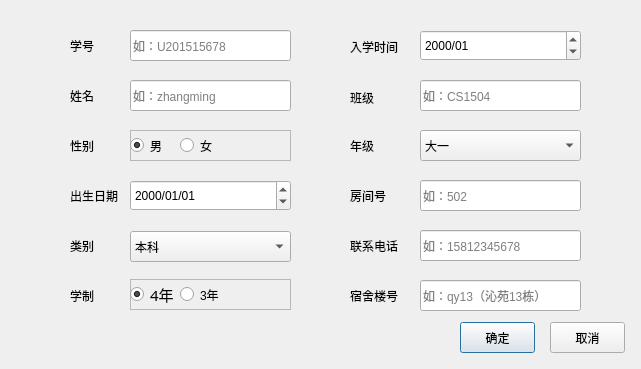
<?xml version="1.0" encoding="UTF-8"?>
<ui version="4.0">
 <class>dlg_1</class>
 <widget class="QDialog" name="dlg_1">
  <property name="geometry">
   <rect>
    <x>0</x>
    <y>0</y>
    <width>641</width>
    <height>369</height>
   </rect>
  </property>
  <property name="windowTitle">
   <string>录入学生基本信息</string>
  </property>
  <widget class="QLabel" name="label">
   <property name="geometry">
    <rect>
     <x>70</x>
     <y>30</y>
     <width>54</width>
     <height>31</height>
    </rect>
   </property>
   <property name="text">
    <string>学号</string>
   </property>
  </widget>
  <widget class="QLineEdit" name="lineEdit">
   <property name="geometry">
    <rect>
     <x>130</x>
     <y>30</y>
     <width>161</width>
     <height>31</height>
    </rect>
   </property>
   <property name="text">
    <string/>
   </property>
   <property name="placeholderText">
    <string>如：U201515678</string>
   </property>
  </widget>
  <widget class="QLabel" name="label_2">
   <property name="geometry">
    <rect>
     <x>70</x>
     <y>80</y>
     <width>54</width>
     <height>31</height>
    </rect>
   </property>
   <property name="text">
    <string>姓名</string>
   </property>
  </widget>
  <widget class="QLineEdit" name="lineEdit_2">
   <property name="geometry">
    <rect>
     <x>130</x>
     <y>80</y>
     <width>161</width>
     <height>31</height>
    </rect>
   </property>
   <property name="placeholderText">
    <string>如：zhangming</string>
   </property>
  </widget>
  <widget class="QLabel" name="label_3">
   <property name="geometry">
    <rect>
     <x>70</x>
     <y>130</y>
     <width>54</width>
     <height>31</height>
    </rect>
   </property>
   <property name="text">
    <string>性别</string>
   </property>
  </widget>
  <widget class="QLabel" name="label_4">
   <property name="geometry">
    <rect>
     <x>70</x>
     <y>180</y>
     <width>54</width>
     <height>31</height>
    </rect>
   </property>
   <property name="text">
    <string>出生日期</string>
   </property>
  </widget>
  <widget class="QLabel" name="label_5">
   <property name="geometry">
    <rect>
     <x>70</x>
     <y>230</y>
     <width>54</width>
     <height>31</height>
    </rect>
   </property>
   <property name="text">
    <string>类别</string>
   </property>
  </widget>
  <widget class="QLabel" name="label_6">
   <property name="geometry">
    <rect>
     <x>70</x>
     <y>280</y>
     <width>54</width>
     <height>31</height>
    </rect>
   </property>
   <property name="text">
    <string>学制</string>
   </property>
  </widget>
  <widget class="QLabel" name="label_7">
   <property name="geometry">
    <rect>
     <x>350</x>
     <y>31</y>
     <width>54</width>
     <height>31</height>
    </rect>
   </property>
   <property name="text">
    <string>入学时间</string>
   </property>
  </widget>
  <widget class="QLabel" name="label_8">
   <property name="geometry">
    <rect>
     <x>350</x>
     <y>82</y>
     <width>54</width>
     <height>31</height>
    </rect>
   </property>
   <property name="text">
    <string>班级</string>
   </property>
  </widget>
  <widget class="QLineEdit" name="lineEdit_8">
   <property name="geometry">
    <rect>
     <x>420</x>
     <y>80</y>
     <width>161</width>
     <height>31</height>
    </rect>
   </property>
   <property name="placeholderText">
    <string>如：CS1504</string>
   </property>
  </widget>
  <widget class="QLabel" name="label_9">
   <property name="geometry">
    <rect>
     <x>350</x>
     <y>280</y>
     <width>54</width>
     <height>31</height>
    </rect>
   </property>
   <property name="text">
    <string>宿舍楼号</string>
   </property>
  </widget>
  <widget class="QLineEdit" name="lineEdit_9">
   <property name="geometry">
    <rect>
     <x>420</x>
     <y>280</y>
     <width>161</width>
     <height>31</height>
    </rect>
   </property>
   <property name="placeholderText">
    <string>如：qy13（沁苑13栋）</string>
   </property>
  </widget>
  <widget class="QLabel" name="label_10">
   <property name="geometry">
    <rect>
     <x>350</x>
     <y>180</y>
     <width>54</width>
     <height>31</height>
    </rect>
   </property>
   <property name="text">
    <string>房间号</string>
   </property>
  </widget>
  <widget class="QLineEdit" name="lineEdit_10">
   <property name="geometry">
    <rect>
     <x>420</x>
     <y>180</y>
     <width>161</width>
     <height>31</height>
    </rect>
   </property>
   <property name="placeholderText">
    <string>如：502</string>
   </property>
  </widget>
  <widget class="QLabel" name="label_11">
   <property name="geometry">
    <rect>
     <x>350</x>
     <y>230</y>
     <width>54</width>
     <height>31</height>
    </rect>
   </property>
   <property name="text">
    <string>联系电话</string>
   </property>
  </widget>
  <widget class="QLineEdit" name="lineEdit_11">
   <property name="geometry">
    <rect>
     <x>420</x>
     <y>230</y>
     <width>161</width>
     <height>31</height>
    </rect>
   </property>
   <property name="placeholderText">
    <string>如：15812345678</string>
   </property>
  </widget>
  <widget class="QPushButton" name="pushButton">
   <property name="geometry">
    <rect>
     <x>460</x>
     <y>322</y>
     <width>75</width>
     <height>31</height>
    </rect>
   </property>
   <property name="cursor">
    <cursorShape>PointingHandCursor</cursorShape>
   </property>
   <property name="text">
    <string>确定</string>
   </property>
   <property name="checkable">
    <bool>false</bool>
   </property>
  </widget>
  <widget class="QPushButton" name="pushButton_2">
   <property name="geometry">
    <rect>
     <x>550</x>
     <y>322</y>
     <width>75</width>
     <height>31</height>
    </rect>
   </property>
   <property name="cursor">
    <cursorShape>PointingHandCursor</cursorShape>
   </property>
   <property name="text">
    <string>取消</string>
   </property>
  </widget>
  <widget class="QComboBox" name="comboBox">
   <property name="geometry">
    <rect>
     <x>130</x>
     <y>231</y>
     <width>161</width>
     <height>31</height>
    </rect>
   </property>
   <property name="currentText">
    <string>本科</string>
   </property>
   <item>
    <property name="text">
     <string>本科</string>
    </property>
   </item>
   <item>
    <property name="text">
     <string>专科</string>
    </property>
   </item>
   <item>
    <property name="text">
     <string>硕士研究生</string>
    </property>
   </item>
   <item>
    <property name="text">
     <string>博士研究生</string>
    </property>
   </item>
  </widget>
  <widget class="QFrame" name="frame">
   <property name="geometry">
    <rect>
     <x>130</x>
     <y>130</y>
     <width>161</width>
     <height>31</height>
    </rect>
   </property>
   <property name="frameShape">
    <enum>QFrame::StyledPanel</enum>
   </property>
   <property name="frameShadow">
    <enum>QFrame::Raised</enum>
   </property>
   <widget class="QRadioButton" name="radioButton">
    <property name="geometry">
     <rect>
      <x>0</x>
      <y>0</y>
      <width>71</width>
      <height>31</height>
     </rect>
    </property>
    <property name="text">
     <string>男</string>
    </property>
    <property name="checkable">
     <bool>true</bool>
    </property>
    <property name="checked">
     <bool>true</bool>
    </property>
   </widget>
   <widget class="QRadioButton" name="radioButton_2">
    <property name="geometry">
     <rect>
      <x>50</x>
      <y>0</y>
      <width>71</width>
      <height>31</height>
     </rect>
    </property>
    <property name="text">
     <string>女</string>
    </property>
   </widget>
  </widget>
  <widget class="QFrame" name="frame_2">
   <property name="geometry">
    <rect>
     <x>130</x>
     <y>279</y>
     <width>161</width>
     <height>31</height>
    </rect>
   </property>
   <property name="frameShape">
    <enum>QFrame::StyledPanel</enum>
   </property>
   <property name="frameShadow">
    <enum>QFrame::Raised</enum>
   </property>
   <widget class="QRadioButton" name="radioButton_3">
    <property name="geometry">
     <rect>
      <x>0</x>
      <y>0</y>
      <width>89</width>
      <height>31</height>
     </rect>
    </property>
    <property name="font">
     <font>
      <family>Adobe Arabic</family>
      <pointsize>11</pointsize>
      <weight>50</weight>
      <italic>false</italic>
      <bold>false</bold>
     </font>
    </property>
    <property name="text">
     <string>4年</string>
    </property>
    <property name="checked">
     <bool>true</bool>
    </property>
   </widget>
   <widget class="QRadioButton" name="radioButton_4">
    <property name="geometry">
     <rect>
      <x>50</x>
      <y>0</y>
      <width>89</width>
      <height>31</height>
     </rect>
    </property>
    <property name="text">
     <string>3年</string>
    </property>
   </widget>
  </widget>
  <widget class="QDateEdit" name="dateEdit">
   <property name="geometry">
    <rect>
     <x>130</x>
     <y>180</y>
     <width>161</width>
     <height>31</height>
    </rect>
   </property>
   <property name="displayFormat">
    <string>yyyy/MM/dd</string>
   </property>
   <property name="date">
    <date>
     <year>2000</year>
     <month>1</month>
     <day>1</day>
    </date>
   </property>
  </widget>
  <widget class="QDateEdit" name="dateEdit_2">
   <property name="geometry">
    <rect>
     <x>420</x>
     <y>30</y>
     <width>161</width>
     <height>31</height>
    </rect>
   </property>
   <property name="displayFormat">
    <string>yyyy/MM</string>
   </property>
  </widget>
  <widget class="QLabel" name="label_12">
   <property name="geometry">
    <rect>
     <x>350</x>
     <y>130</y>
     <width>54</width>
     <height>31</height>
    </rect>
   </property>
   <property name="text">
    <string>年级</string>
   </property>
  </widget>
  <widget class="QComboBox" name="comboBox_2">
   <property name="geometry">
    <rect>
     <x>420</x>
     <y>130</y>
     <width>161</width>
     <height>31</height>
    </rect>
   </property>
   <item>
    <property name="text">
     <string>大一</string>
    </property>
   </item>
   <item>
    <property name="text">
     <string>大二</string>
    </property>
   </item>
   <item>
    <property name="text">
     <string>大三</string>
    </property>
   </item>
   <item>
    <property name="text">
     <string>大四</string>
    </property>
   </item>
  </widget>
 </widget>
 <resources/>
 <connections>
  <connection>
   <sender>pushButton</sender>
   <signal>clicked()</signal>
   <receiver>dlg_1</receiver>
   <slot>accept()</slot>
   <hints>
    <hint type="sourcelabel">
     <x>490</x>
     <y>335</y>
    </hint>
    <hint type="destinationlabel">
     <x>385</x>
     <y>328</y>
    </hint>
   </hints>
  </connection>
  <connection>
   <sender>pushButton_2</sender>
   <signal>clicked()</signal>
   <receiver>dlg_1</receiver>
   <slot>close()</slot>
   <hints>
    <hint type="sourcelabel">
     <x>584</x>
     <y>329</y>
    </hint>
    <hint type="destinationlabel">
     <x>584</x>
     <y>282</y>
    </hint>
   </hints>
  </connection>
 </connections>
</ui>
